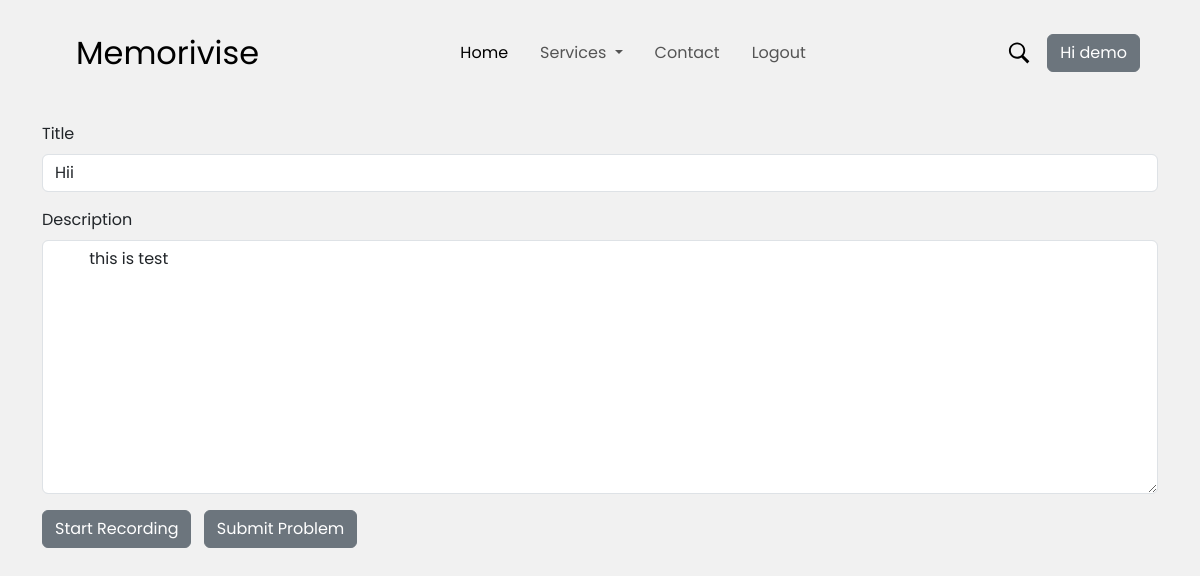
The page /memorivise/update/1 (signed in) on the database as committed earlier.
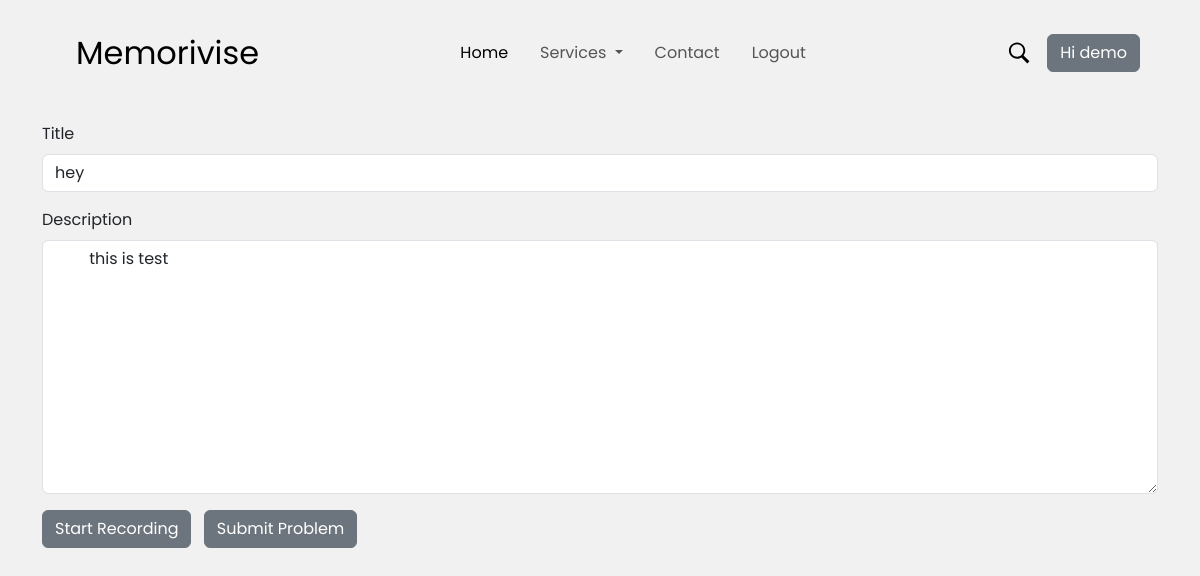
The same page on the database as committed later.
### memorivise/models.py (models this page shows)
class MemoriviseDB(db.Model):
    id = db.Column(db.Integer, primary_key=True)
    title = db.Column(db.String(200), nullable=False)
    document = db.Column(db.String, nullable=False)
    date = db.Column(db.DateTime, default=datetime.utcnow)

### memorivise/views.py (the view)
@views.route("/memorivise/update/<int:id>", methods=['POST', 'GET'])
def memorivise_update(id):
    update = MemoriviseDB.query.get_or_404(id)
    if request.method == 'POST':
        update.title = request.form['title']
        update.document = request.form['document']
        try:
            db.session.commit()
            flash("Test card updated successfully!", category="success")
            return redirect('/memorivise')
        except:
            return "Sorry! there was a problem updating the card"
    else:
        return render_template("update_memorivise.html", update=update, user=current_user)

### memorivise/__init__.py (called while the page is built)
def app():
    app = Flask(__name__)
    app.config['SECRET_KEY'] = "noidea"
    app.config["SQLALCHEMY_DATABASE_URI"] = f"sqlite:///{DB_NAME}"
    db.init_app(app)
    from .views import views
    from .auth import auth
    app.register_blueprint(views, url_prefix="/")
    app.register_blueprint(auth, url_prefix="/")
    from .models import Revise, User
    with app.app_context():
        db.create_all()
    login_manager = LoginManager()
    login_manager.login_view = "auth.login"
    login_manager.init_app(app)
    @login_manager.user_loader
    def load_user(id):
        return User.query.get(int(id))
    return app

### memorivise/templates/update_memorivise.html (shortened to what this page needs)
{% extends 'base.html' %}  {% block body %}
<div class="container">
  <form class="mt-3" method="POST" action="/memorivise/update/{{update.id}}">
    <div class="mb-3">
      <label for="title" class="form-label">Title</label>
      <input
        type="text"
        class="form-control"
        name="title"
        id="title"
        aria-describedby=""
        autocomplete="off"
        value="{{update.title}}"
      />
    </div>
    <div class="mb-3">
      <label for="decsription" class="form-label">Description</label>
      <textarea
        class="form-control"
        id="transcribed-text"
        name="document"
        rows="10"
        cols="50"
      >
        {{update.document}}
        </textarea
      >
    </div>
    <div class="mt-3">
      <a id="transcribe-btn" class="btn btn-secondary me-2">Start Recording</a>
      <button id="stop-btn" class="btn btn-secondary" type="submit">
        Submit Problem
      </button>
    </div>
  </form>
</div>
{% endblock body %}

Rows that differ between the two databases and show on the page:
changed MemoriviseDB "this is test": title "Hii" → "hey"
